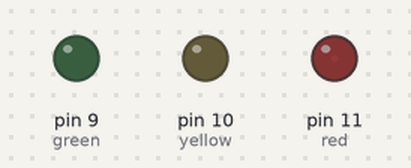
A sketch run on a simulated Arduino Uno, built with avr-gcc and run on an emulated ATmega328P. Parts: output pins drawn as LEDs (lit = HIGH).

Above: at 0.15 s.
At 7.65 s:
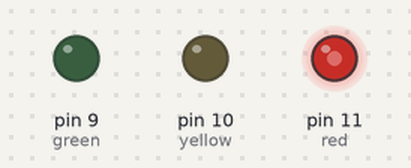
At 13.35 s:
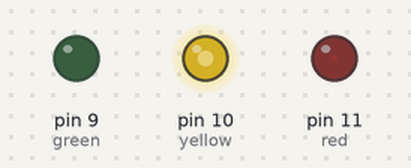
At 19.36 s:
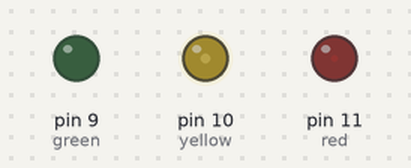
At 29.26 s:
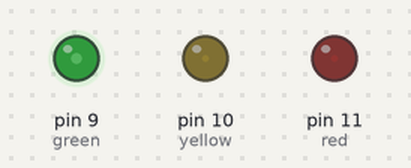
At 39.47 s:
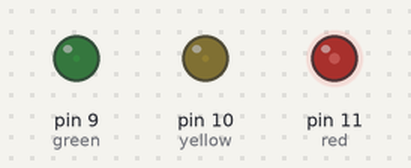
Timing chart, 0 to 40.0 s (numbered marks = the images above):
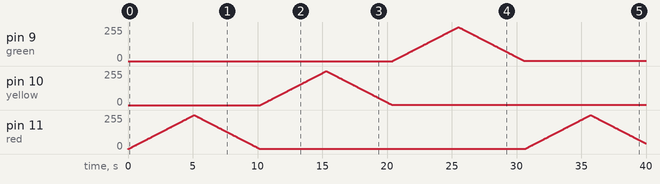

The sketch:

traffic_lights_analog.ino
```cpp
/*LED 3개(red, yellow, green)를 red > yellow > green 순서로 점점 밝아지다가 어두어 지는 형태로 순서대로 점등하는 아두이노 코드를 작성하자.*/

int red =11;
int yellow =10;
int green=9;


void setup() {
  pinMode(red, OUTPUT);
  pinMode(yellow, OUTPUT);
  pinMode(green, OUTPUT);

}

void loop() {
  for (int i = 0; i < 255; i++)
  {
    analogWrite(red, i);
    delay(20);
  }
  for (int i = 255; i > 0; i--)
  {
    analogWrite(red, i);
    delay(20);
  }
  for (int i = 0; i < 255; i++)
  {
    analogWrite(yellow, i);
    delay(20);
  }
  for (int i = 255; i > 0; i--)
  {
    analogWrite(yellow, i);
    delay(20);
  }
  for (int i = 0; i < 255; i++)
  {
    analogWrite(green, i);
    delay(20);
  }
  for (int i = 255; i > 0; i--)
  {
    analogWrite(green, i);
    delay(20);
  }


}
```

Measured:
- by itself, pin 9 (green), pin 10 (yellow): rises from 0/255 to 255/255 in 5.1 s, then falls to 1/255 in 5.1 s
